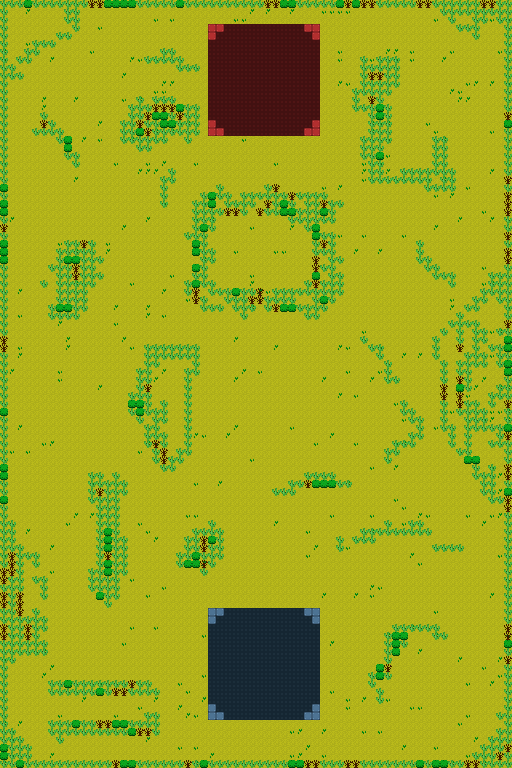

A 2D game scene composited from a Tiled map and its tileset images. What follows is a short description and the map's XML, with each tile layer's data collapsed to a summary:
An orthogonal 64x96 tile map with 8x8 px tiles, 2 tile layers (ground, walls), 1 hidden layer not drawn and 25 objects (14x torch, 4x basic, blue_base, red_base, campfire, ...).

<map version="1.0" orientation="orthogonal" width="64" height="96" tilewidth="8" tileheight="8">
 <tileset firstgid="1" name="tiles" tilewidth="8" tileheight="8">
  <image source="tiles2.png" width="64" height="64" />
  <terraintypes>
   <terrain name="walls" tile="-1" />
  </terraintypes>
  <tile id="8" terrain="0,,," />
  <tile id="9" terrain=",,,0" />
  <tile id="10" terrain=",,0," />
  <tile id="27" terrain="0,0,," />
 </tileset>
 <layer name="ground" width="64" height="96">
  <properties>
   <property name="render" value="" />
  </properties>
  <data>[6144 cells, 6144 non-empty, 5 distinct tile ids]</data>
 </layer>
 <layer name="walls" width="64" height="96">
  <properties>
   <property name="ao" value="" />
   <property name="render" value="" />
  </properties>
  <data>[6144 cells, 1231 non-empty, 8 distinct tile ids]</data>
 </layer>
 <layer name="collision" width="64" height="96" visible="0">
  <data>[6144 cells, 1479 non-empty, 1 distinct tile ids]</data>
 </layer>
 <objectgroup name="objects" width="64" height="96">
  <object name="blue_base" x="256" y="656" width="16" height="16" />
  <object name="red_base" x="256" y="72" width="16" height="16" />
  <object name="campfire" x="232" y="568" width="8" height="8" />
  <object name="torch" x="224" y="152" width="8" height="8" />
  <object name="torch" x="288" y="152" width="8" height="8" />
  <object name="torch" x="232" y="48" width="8" height="8" />
  <object name="torch" x="288" y="48" width="8" height="8" />
  <object name="torch" x="216" y="664" width="8" height="8" />
  <object name="torch" x="304" y="664" width="8" height="8" />
  <object name="torch" x="176" y="584" width="8" height="8" />
  <object name="torch" x="344" y="584" width="8" height="8" />
  <object name="torch" x="64" y="352" width="8" height="8" />
  <object name="torch" x="64" y="448" width="8" height="8" />
  <object name="torch" x="280" y="344" width="8" height="8" />
  <object name="torch" x="280" y="424" width="8" height="8" />
  <object name="torch" x="384" y="256" width="8" height="8" />
  <object name="torch" x="32" y="704" width="8" height="8" />
 </objectgroup>
 <objectgroup name="actions" width="64" height="96">
  <object name="camera" x="264" y="568" width="8" height="8" />
  <object name="base" x="256" y="656" width="16" height="16" />
  <object name="baracks" x="232" y="568" width="8" height="8" />
 </objectgroup>
 <objectgroup name="spawns" width="64" height="96">
  <object name="basic" x="96" y="16" width="104" height="32">
   <properties>
    <property name="delay" value="8" />
    <property name="max" value="3" />
    <property name="target" value="red_base" />
   </properties>
  </object>
  <object name="basic" x="416" y="40" width="80" height="96">
   <properties>
    <property name="delay" value="12" />
    <property name="max" value="3" />
    <property name="target" value="red_base" />
   </properties>
  </object>
  <object name="basic" x="16" y="168" width="136" height="72">
   <properties>
    <property name="delay" value="24" />
    <property name="max" value="3" />
    <property name="target" value="blue_base" />
   </properties>
  </object>
  <object name="basic" x="360" y="200" width="112" height="40">
   <properties>
    <property name="delay" value="10" />
    <property name="max" value="1" />
    <property name="target" value="blue_base" />
   </properties>
  </object>
  <object name="create" x="248" y="536" width="104" height="48" />
 </objectgroup>
</map>
